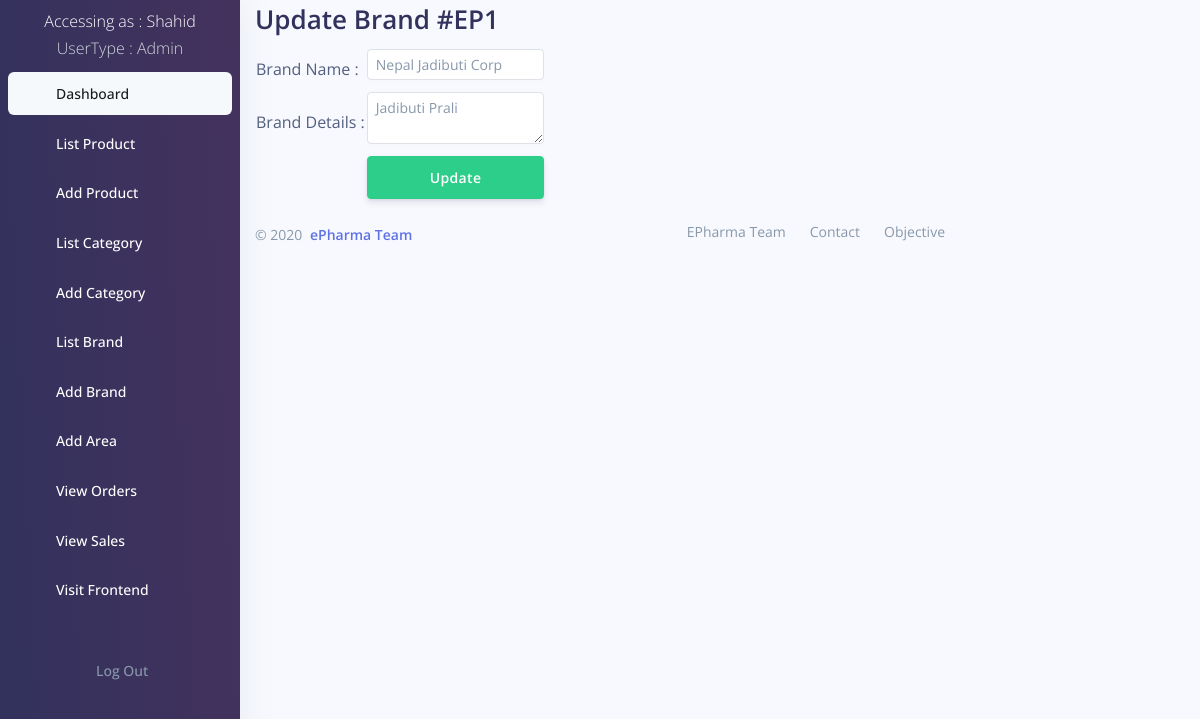
/backend/brand_update.php?id=1 (signed in), run on the app's committed database.
### tables this page shows
CREATE TABLE `user` (
  `id` int(11) NOT NULL,
  `username` varchar(20) NOT NULL,
  `firstname` text NOT NULL,
  `middlename` text NOT NULL,
  `lastname` text NOT NULL,
  `dob` date NOT NULL,
  `gender` text NOT NULL,
  `password` text NOT NULL,
  `area` text NOT NULL,
  `district` text NOT NULL,
  `contact` bigint(11) NOT NULL,
  `email` text NOT NULL,
  `transaction_code` int(11) NOT NULL,
  `status` int(11) DEFAULT 1,
  `verification` int(11) DEFAULT 0,
  `usertype` text NOT NULL,
  `admin_id` int(11) NOT NULL,
  `created_at` timestamp NOT NULL DEFAULT current_timestamp() ON UPDATE current_timestamp()
);

CREATE TABLE `brand` (
  `id` int(11) NOT NULL,
  `name` text NOT NULL,
  `about` text NOT NULL
);

### backend/brand_update.php (the view, shortened to what this page needs)
<?php
$id = @$_GET['id'];
require_once("DBConnect.php");
$sql = "SELECT * FROM `brand` WHERE `id`='$id'";
$result = mysqli_query($conn, $sql);
$prev_data = mysqli_fetch_assoc($result);
?>
<!DOCTYPE html>
<html>
<head>
</head>
<body>
<?php include 'include/navigation.php';?>
<div class="container" style="width: 60%;margin-left:20%;margin-right: 20%;">
<h1>Update Brand #EP<?= $prev_data['id'];?></h1>
<form action="" method="POST">
<table class="table-responsive-sm">
	<tr>
		<td>Brand Name : </td>
		<td><input type="text" name="name" class="form-control form-control-sm mb-2" required value="<?= $prev_data['name'];?>"></td>
	</tr>
	<tr>
		<td>Brand Details : </td>
		<td><textarea name="about" class="form-control form-control-sm mb-2" required><?= $prev_data['about'];?></textarea></td>
	</tr>
	<tr>
		<td>&nbsp;</td>
		<td><button type="submit" name="updater" class="btn btn-success btn-block mb-3">Update</button></td>
	</tr>
</table>
</form>
	<?php include 'include/footer.php';?>
	</div>
</body>
</html>

### backend/include/navigation.php (shortened to what this page needs)
<link rel="stylesheet" type="text/css" href="../css/bootstrap.css">
<link rel="stylesheet" type="text/css" href="../css/argon.css?v=1.2.0">
<nav class="navbar navbar-vertical bg-gradient-gray-dark navbar-expand-sm navbar-light bg-white" style="width:20%;color: white;">
        <p class="text-center mt-2">Accessing as : <?php echo ucwords($_SESSION['username']."<br>");
          require_once("DBConnect.php");
          $a = $_SESSION['username'];
          $b = "SELECT * FROM `user` WHERE `username`='$a'";
          $c = mysqli_query($conn,$b);
          $d = mysqli_fetch_assoc($c);
          echo "<font class='text-light'>UserType : ".$d['usertype']."</font>";
          ?>
        </p>
    <div class="navbar-inner mt--4">
            <div class="collapse navbar-collapse" id="sidenav-collapse-main">
        <ul class="navbar-nav">
          <li class="nav-item">
            <a class="nav-link active" href="dashboard.php">
              <span class="nav-link-text">Dashboard</span>
            </a>
          </li>
        <?php if($d['usertype']=="SuperAdmin"){ ?>
          <li class="nav-item">
            <a class="nav-link " href="user_list.php">
              <i class="ni ni-bullet-list-67"></i>
              <span class="nav-link-text text-white">List User</span>
            </a>
          </li>
          <li class="nav-item">
            <a class="nav-link " href="user_add.php">
              <i class="ni ni-bullet-list-67"></i>
              <span class="nav-link-text text-white">Add User</span>
            </a>
          </li>
          <li class="nav-item">
            <a class="nav-link " href="pharmacy_list.php">
              <i class="ni ni-bullet-list-67"></i>
              <span class="nav-link-text text-white">List Pharmacy</span>
            </a>
          </li>
        <?php } if (($d['usertype']=="SuperAdmin") || $d['usertype']=="Admin" )
        {?>
          <li class="nav-item">
            <a class="nav-link " href="product_list.php">
              <span class="nav-link-text text-white">List Product</span>
            </a>
          </li>
          <li class="nav-item">
            <a class="nav-link " href="product_add.php">
              <span class="nav-link-text text-white">Add Product</span>
            </a>
          </li>
          <li class="nav-item">
            <a class="nav-link " href="category_list.php">
              <span class="nav-link-text text-white">List Category</span>
            </a>
          </li>
          <li class="nav-item">
            <a class="nav-link " href="category_add.php">
              <span class="nav-link-text text-white">Add Category</span>
            </a>
          </li>
          <li class="nav-item">
            <a class="nav-link " href="brand_list.php">
              <span class="nav-link-text text-white">List Brand</span>
            </a>
          </li>
          <li class="nav-item">
            <a class="nav-link " href="brand_add.php">
              <span class="nav-link-text text-white">Add Brand</span>
            </a>
          </li>
          <?php } ?>
          <li class="nav-item">
            <a class="nav-link " href="area_add.php">
              <span class="nav-link-text text-white">Add Area</span>
            </a>
          </li>
          <li class="nav-item">
            <a class="nav-link " href="order_list.php">
              <span class="nav-link-text text-white">View Orders</span>
            </a>
          </li>
          <li class="nav-item">
            <a class="nav-link " href="sales_list.php">
              <span class="nav-link-text text-white">View Sales</span>
            </a>
          </li>
          <li class="nav-item">
            <a class="nav-link " href="../index.php">
              <span class="nav-link-text text-white">Visit Frontend</span>
            </a>
          </li>
            <a class="nav-link" href="logout.php">
              <span class="nav-link-text text-muted ml-5">Log Out</span>
            </a>
      </div>
    </div>
</nav>

### backend/include/navigation.php (style rules this page uses)
.nav-item { margin-bottom: 5px; }
.container { margin-left: 15%; }
th,td { padding-top: 2px; padding-bottom: 2px; }
li a { display: block; color: #000; padding: 8px 16px; text-decoration: none; }
li a.active { background-color: #4CAF50; color: white; }

### data on the page
user: usertype "Admin"
brand: id "1", name "Nepal Jadibuti Corp", about "Jadibuti Prali"

### other printed values
$_SESSION['username']."<br>" "Shahid"
